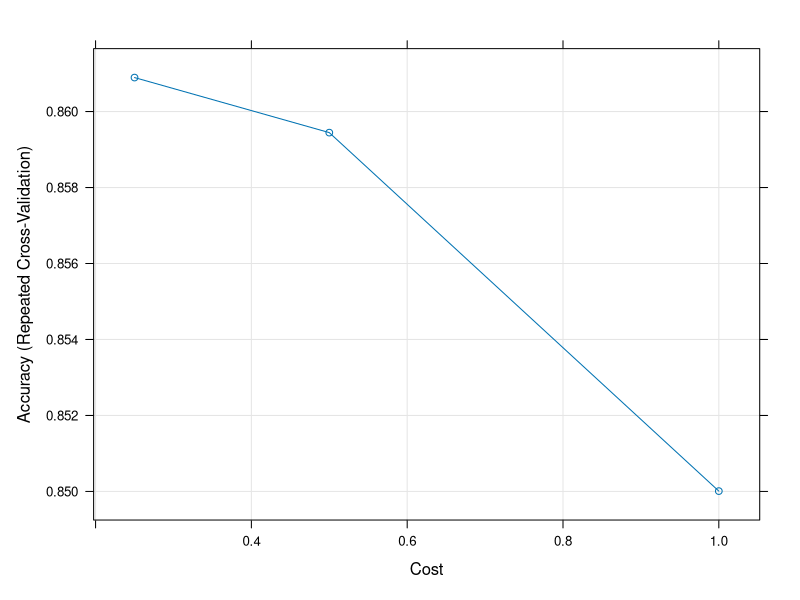
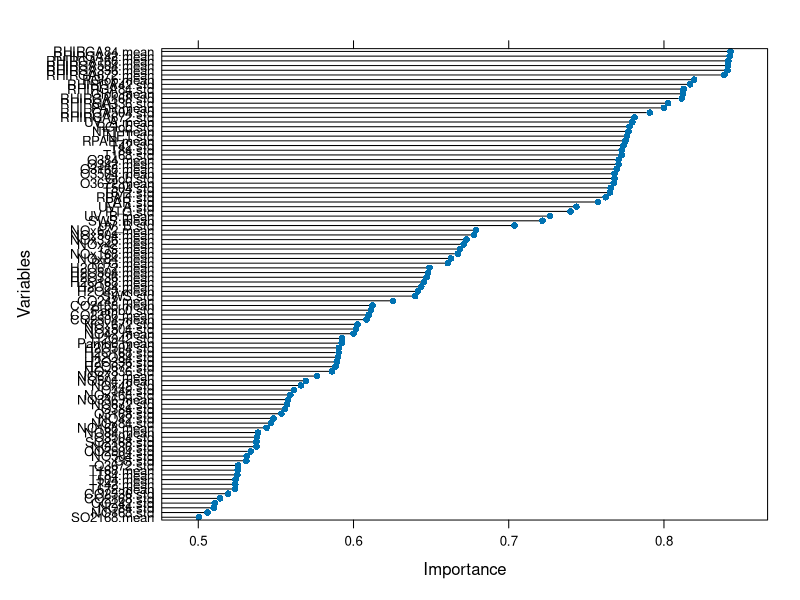
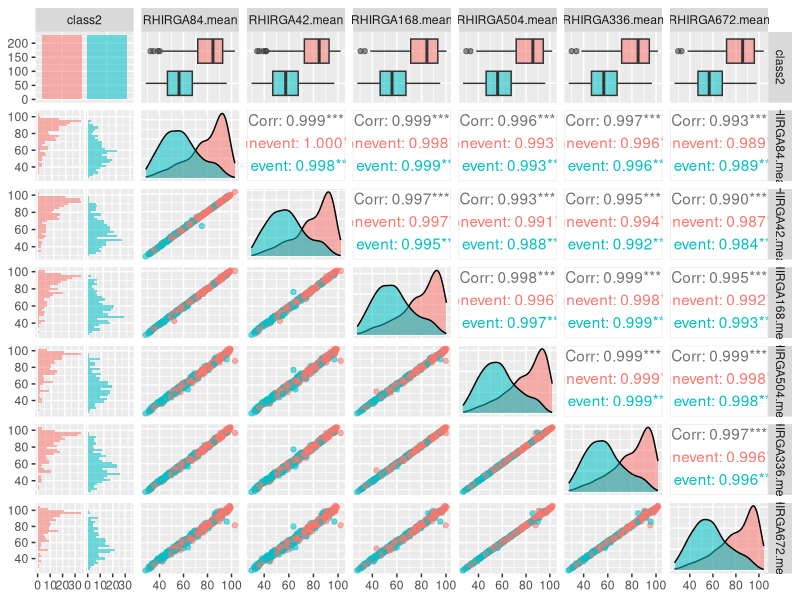
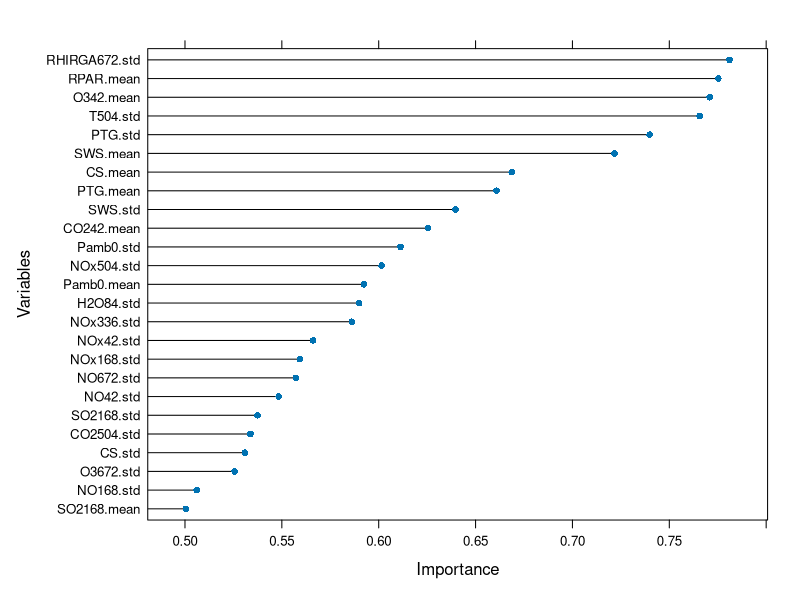
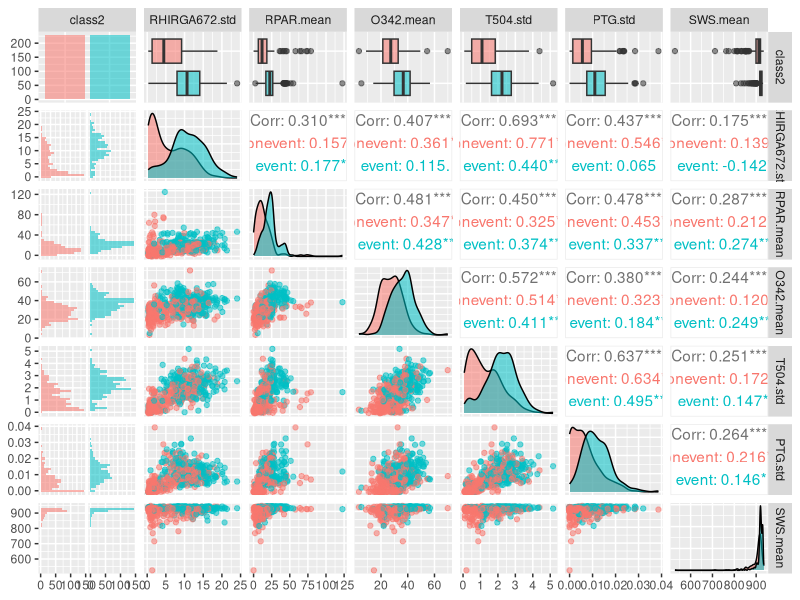
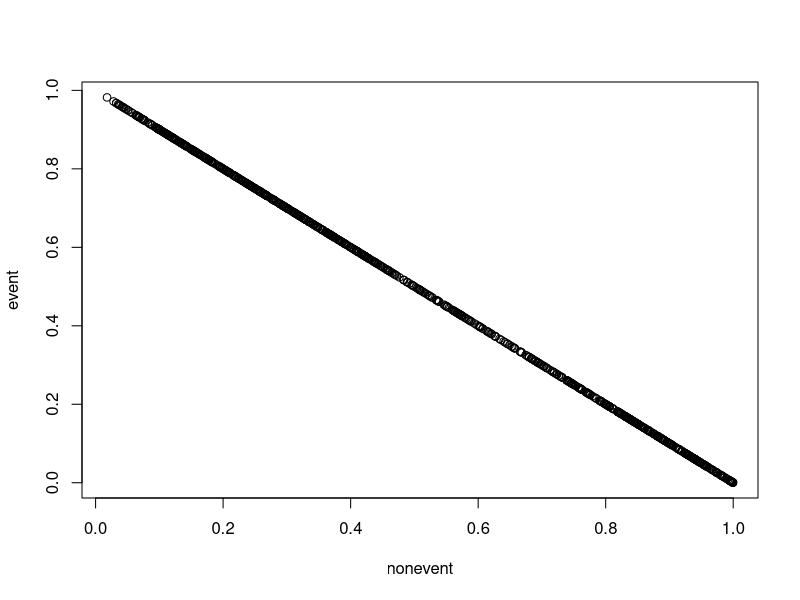
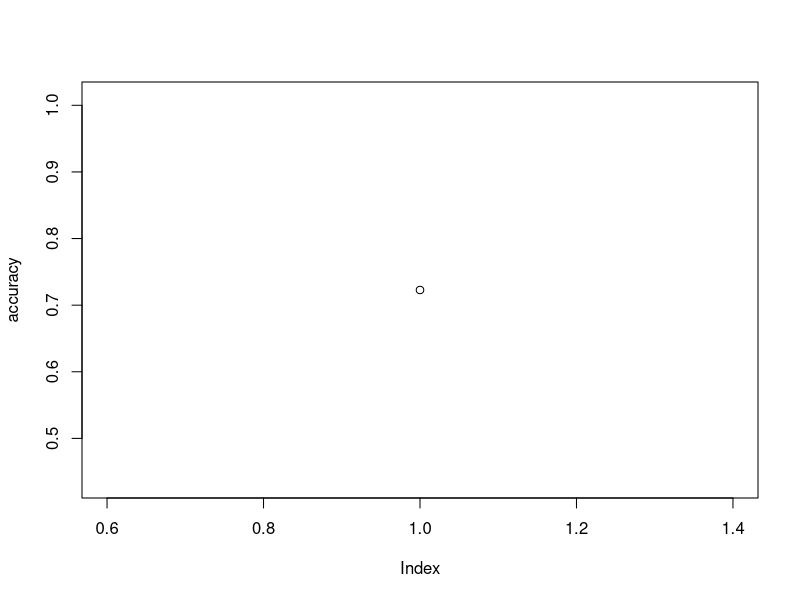
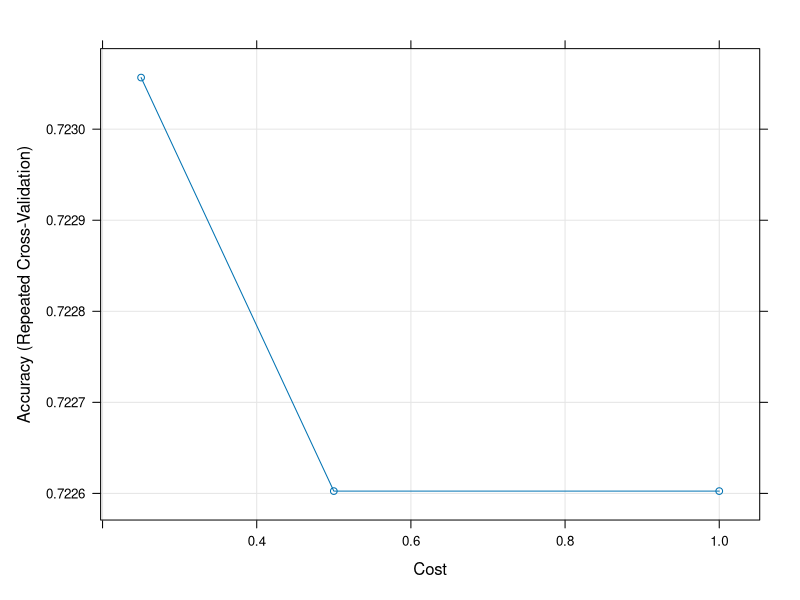

The R source for these figures, in order:
## ---- chunk 1
knitr::opts_chunk$set(echo = TRUE)
## ---- chunk 2
npf <- read.csv("npf_train.csv") #read in data
npf_test <- read.csv("npf_test_hidden.csv")
npf_test

npf <- npf[,-c(1:2,4)] # drop the id, date, partlybad columns
npf_test <- npf_test[,-c(1:2,4)]
print(npf)

## ---- chunk 3

npf$class2 <- factor("event",levels=c("nonevent", "event"))
npf$class2[npf$class4=="nonevent"] <- "nonevent"
npf <- npf[,-1]
## ---- chunk 4
set.seed(7) 

# lets use caret
library(caret)

#note that classprobs argument has to be true if we want svm to give probabilities
control <- trainControl(method="repeatedcv", number=10, repeats=3,classProbs=TRUE)
model <- train(class2~., data=npf, method="svmLinear2", preProcess="scale", trControl=control)

#lets sort the importances
importance <- data.frame(varImp(model, scale=FALSE)$importance)
importance <- data.frame(importance, names = rownames(importance))
importance <- importance[order(importance$event,decreasing = T),]

plot(model)

## ---- chunk 5
plot(varImp(model, scale=FALSE), ylab="Variables")

## ---- chunk 6
print(importance)
## ---- chunk 7
npf <- npf[,c(ncol(npf),1:(ncol(npf)-1))] #move class2 column to first

npf75names <- sapply(importance[importance["event"]>0.75,]$names, function(x) toString(x)) #33 features
npf82names <- sapply(importance[importance["event"]>0.80,]$names, function(x) toString(x))# 12
npf83_8names <- sapply(importance[importance["event"]>0.838,]$names, function(x) toString(x))#6


npf75 <- npf[, c("class2",npf75names)]
npf82 <- npf[, c("class2",npf82names)]
npf83_8 <- npf[, c("class2",npf83_8names)]
## ---- chunk 8
model1 <- train(class2~., data=npf75, method="svmLinear2", preProcess="scale", trControl=control)
model2 <- train(class2~., data=npf82, method="svmLinear2", preProcess="scale", trControl=control)
model3 <- train(class2~., data=npf83_8, method="svmLinear2", preProcess="scale", trControl=control)
## ---- chunk 9
library(knitr)

df <- setNames(data.frame(matrix(ncol = 4, nrow = 3)), names(model1$results)[2:5])
rownames(df) <- c("npf75", "npf82", "npf83_8") 

df[1,] = sapply(model1$results, mean)[2:5] #mean is over the 3 repetitions of the 10 fold cv.
df[2,] = sapply(model2$results, mean)[2:5]
df[3,] = sapply(model3$results, mean)[2:5]
kable(df)
## ---- chunk 10
library(GGally)
ggpairs(npf83_8, aes(colour = class2, alpha = 0.4))
## ---- chunk 11
cm <- cor(npf[,-1]) # note that we ignore the class 2 column here as we dont want to drop it obviously

# find attributes that are highly corrected (the threshold for being cut can be changed.)
highcorr <- findCorrelation(cm, cutoff = 0.75)+1 #+1 to get the indexing in the npf df where class2 bumps all the indices up by 1.

print(highcorr) # indices of what we want to cut

npf <- npf[,-c(highcorr)]
print(npf)
## ---- chunk 12

control <- trainControl(method="repeatedcv", number=10, repeats=3,classProbs=TRUE)
model <- train(class2~., data=npf, method="svmLinear2", preProcess="scale", trControl=control)

plot(varImp(model, scale=FALSE), ylab="Variables")
## ---- chunk 13
#lets sort the importances
importance <- data.frame(varImp(model, scale=FALSE)$importance)
importance <- data.frame(importance, names = rownames(importance))
print(importance$event)
importance <- importance[order(importance$event,decreasing = T),]
print(importance)
npf70names <- sapply(importance[importance["event"]>0.70,]$names, function(x) toString(x)) #6 features
npf75names <- sapply(importance[importance["event"]>0.75,]$names, function(x) toString(x)) # 4 features


npf70 <- npf[, c("class2",npf70names)]
npf75 <- npf[, c("class2",npf75names)]

ggpairs(npf70, aes(colour = class2, alpha = 0.4))
## ---- chunk 14
model1 <- train(class2~., data=npf70, method="svmLinear2", preProcess="scale", trControl=control)
model2 <- train(class2~., data=npf75, method="svmLinear2", preProcess="scale", trControl=control)


df <- setNames(data.frame(matrix(ncol = 4, nrow = 2)), names(model1$results)[2:5])
rownames(df) <- c("npf70", "npf75")

df[1,] = sapply(model1$results, mean)[2:5] #mean is over the 3 repetitions of the 10 fold cv.
df[2,] = sapply(model2$results, mean)[2:5]

kable(df)
## ---- chunk 15
npf_test <- npf_test[,c(ncol(npf_test),1:(ncol(npf_test)-1))] #move class2 column to first

predictions <- predict(model1, npf_test)
npf_test$class2 <- predictions # If we need to estimate something for the multiclass probabilities, I guess the best we could do with the binary probabilities is to look at the frequencies of each class [ia,ib,ii] in the original dataset and then split the "event" probability accordingly into those class probabilities

table(predictions)
head(npf_test)
## ---- chunk 16
predictedprobs <- predict(model1, npf_test, type="prob")
print(predictedprobs)
plot(predictedprobs)
## ---- chunk 17
library(caret)




get_non_correlated_features <- function(path, cutoff){
  npf <- read.csv("npf_train.csv") #read in data
  npf <- npf[,-c(1:2,4)] # drop the id, date, partlybad columns
  npf$class2 <- factor("event",levels=c("nonevent", "event"))
  npf$class2[npf$class4=="nonevent"] <- "nonevent"
  npf <- npf[,-1]
  npf <- npf[,c(ncol(npf),1:(ncol(npf)-1))]
  cm <- cor(npf[,-1]) # note that we ignore the class 2 column here as we dont want to drop it obviously
    
  # find attributes that are highly corrected (the threshold for being cut can be changed.)
  highcorr <- findCorrelation(cm, cutoff = cutoff)+1
    
  npf <- npf[,-c(highcorr)]
  
  return(npf)
  
}

get_importance <- function(model){
  plot(varImp(model, scale=FALSE), ylab="Variables")
  importance <- data.frame(varImp(model, scale=FALSE)$importance)
  importance <- data.frame(importance, names = rownames(importance))
  feature_importance <- importance$event
  if (is.null(feature_importance)){
    feature_importance <- importance$Overall
  }
  importance <- importance[order(feature_importance,decreasing = T),]
  return(importance)
}

train_with_different_features <- function(model_name, corr_cutoff){
  npf <- get_non_correlated_features("npf_train.csv", corr_cutoff)
  control <- trainControl(method="repeatedcv", number=10, repeats=5,classProbs=TRUE)
  model <- train(class2~., data=npf, method=model_name, preProcess="scale", trControl=control)
  importance <- get_importance(model)
  models <- list()
  accuracy <- rep(0,25)
  for(i in 1:1){
    npfnames <- sapply(importance$names[1:i], function(x) toString(x))
    npftrain <- npf[, c("class2",npfnames)]
    model1 <- train(class2~., data=npftrain, method=model_name, preProcess="scale", trControl=control)
    models <- list(models, model1)
    
  }
  return(models[-1])
}

plot_accuracies <- function(models){
  n <- length(models)
  accuracy <- rep(0,n)
  for(i in 1:n){
    print(i)
    accuracy[i] <- sapply(models[[i]]$result, mean)[2]
  }
  print(accuracy)
  plot(accuracy)
  
}

train_with_different_cutoff <- function(model_name, cutoffs){
  models <- list()
  for(cutoff in cutoffs){
    models <- list(models, train_with_different_features(model_name, cutoff))
  }
  return(models)
}


models <- train_with_different_features("svmLinear2", c(0.75))
print(models[[1]]$result)
print(sapply(models[[1]]$result, mean))
plot_accuracies(models)
plot(models[[1]])
